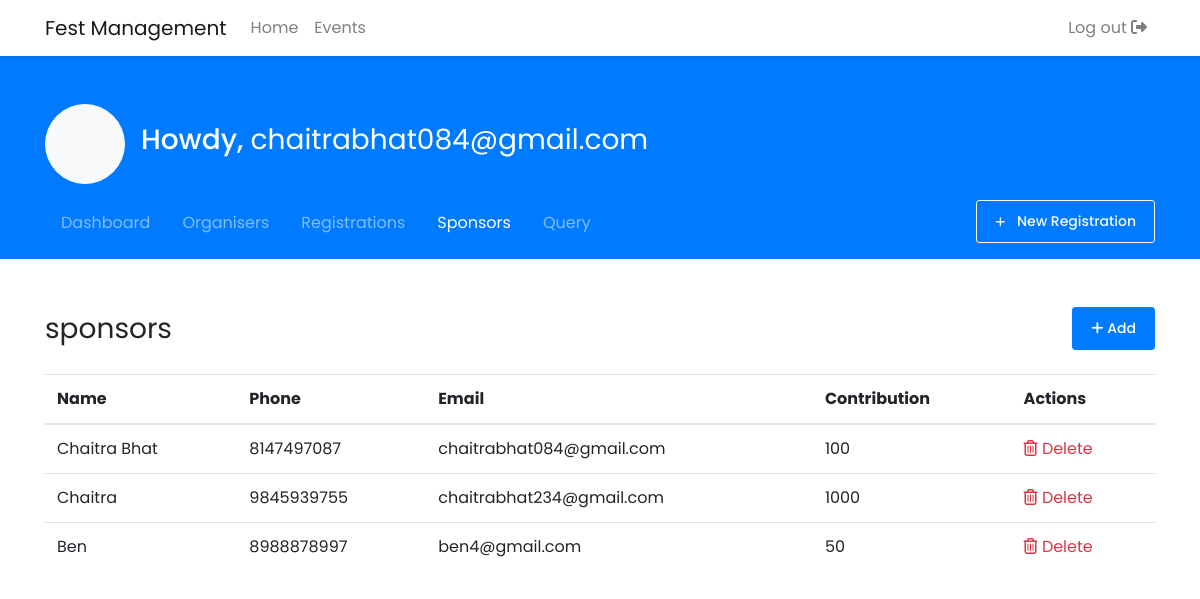
Screenshot of /sponsors.php (signed in) with the database file from the repository.
### tables this page shows
CREATE TABLE `sponsors`(
  `sponsors_id` int(11) NOT NULL, 
  `sponsors_name` varchar(255) NOT NULL,  
  `sponsors_phone` varchar(10) NOT NULL, 
  `sponsors_email` varchar(255) NOT NULL,
  `contribution` int(11) NOT NULL
);

### sponsors.php (the view, shortened to what this page needs)
<?php
include_once 'includes/db_connect.php';
?>
<!DOCTYPE html>
<html lang="en">
<head>
    <?php include 'includes/_links.php'; ?>
</head>
<body>
    <?php include 'includes/_navbar.php'; ?>
    <main>
        <?php include 'includes/_dash_head.php'; ?>
        <div class="container py-5" style="position: relative;">
            <h1 class="h3 d-flex align-items-center justify-content-between font-weight-normal mb-4">
                <span>sponsors</span>
                <button type="button" class="btn btn-primary btn-sm transition-3d-hover" data-toggle="modal" data-target="#newOrganiserModal">
                    <i class="fas fa-plus"></i> Add
                </button>
            </h1>
            <table class="table table-hover">
                <thead>
                    <tr>
                        <th>Name</th>
                        <th>Phone</th>
                        <th>Email</th>
                        <th>Contribution</th>
                        <th>Actions</th>
                    </tr>
                </thead>
                <tbody>
                    <?php
                    $result = $db->query('SELECT * FROM sponsors');
                    if ($result) {
                        while ($row = $result->fetch_assoc()) { ?>
                            <tr>
                                <td><?php echo $row['sponsors_name']; ?></td>
                                <td><?php echo $row['sponsors_phone']; ?></td>
                                <td><?php echo $row['sponsors_email']; ?></td>
                                <td><?php echo $row['contribution']; ?></td>
                                <td>
                                    <form action="<?php echo $_SERVER['PHP_SELF']; ?>" method="post">
                                        <button type="submit" class="bg-transparent border-0 text-danger p-0">
                                            <i class="far fa-trash-alt"></i> Delete
                                        </button>
                                    </form>
                                </td>
                            </tr>
                    <?php }
                    }
                    ?>
                </tbody>
            </table>
        </div>
    </main>
</body>
</html>

### css/style.css (style rules this page uses)
body { font-family: 'Poppins', sans-serif; min-height: 100vh; display: flex; flex-direction: column; }
main { flex: 1 0 auto; }
.btn { font-weight: 500; padding: 0.75rem 1rem; }
.btn-sm { padding: 0.625rem 1.125rem; }
.transition-3d-hover { transition: all 0.2s ease-in-out; }

### rows the page displays
sponsors: sponsors_name "Chaitra Bhat", sponsors_phone "8147497087", sponsors_email "chaitrabhat084@gmail.com", contribution "100"
sponsors: sponsors_name "Chaitra", sponsors_phone "9845939755", sponsors_email "chaitrabhat234@gmail.com", contribution "1000"
sponsors: sponsors_name "Ben", sponsors_phone "8988878997", sponsors_email "ben4@gmail.com", contribution "50"

### other values shown
$_SESSION['user_id'] "chaitrabhat084@gmail.com"
$title "Dashboard"
$title "Organisers"
$title "Registrations"
$title "Sponsors"
$title "Query"
